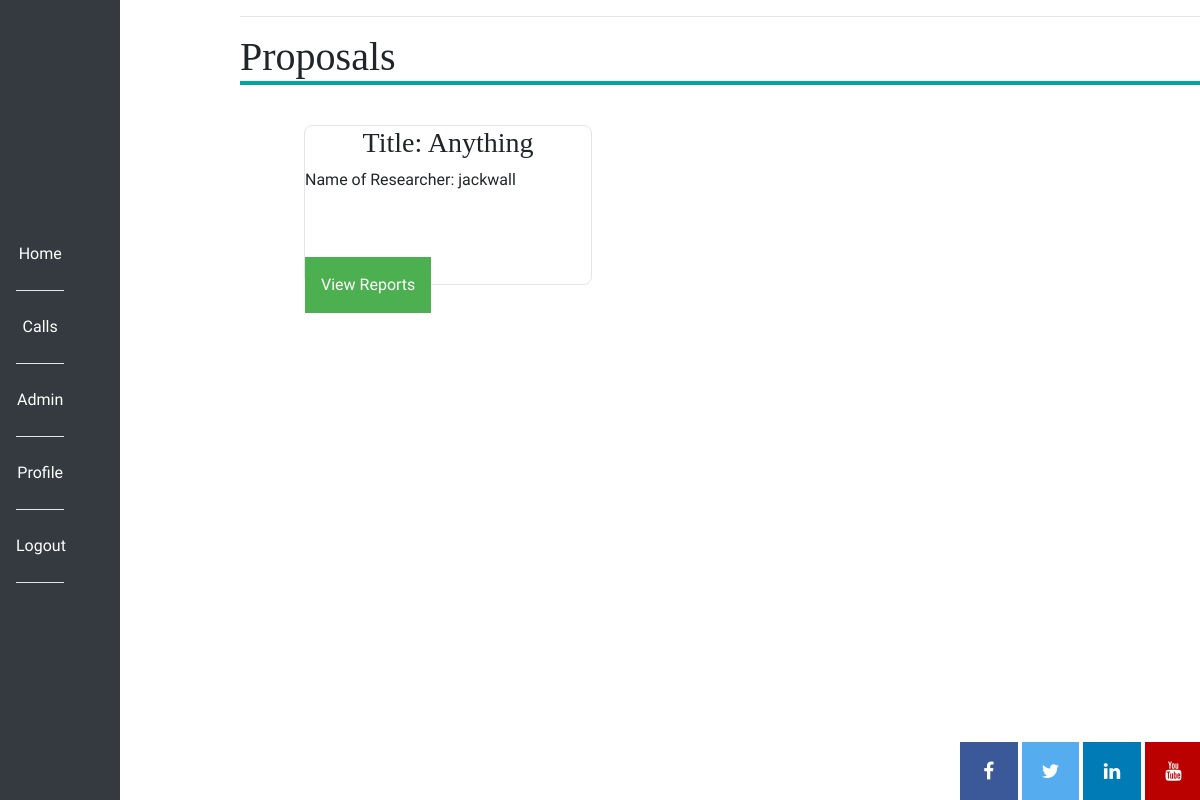
/review_reports (signed in), run on an earlier commit of the app's database.
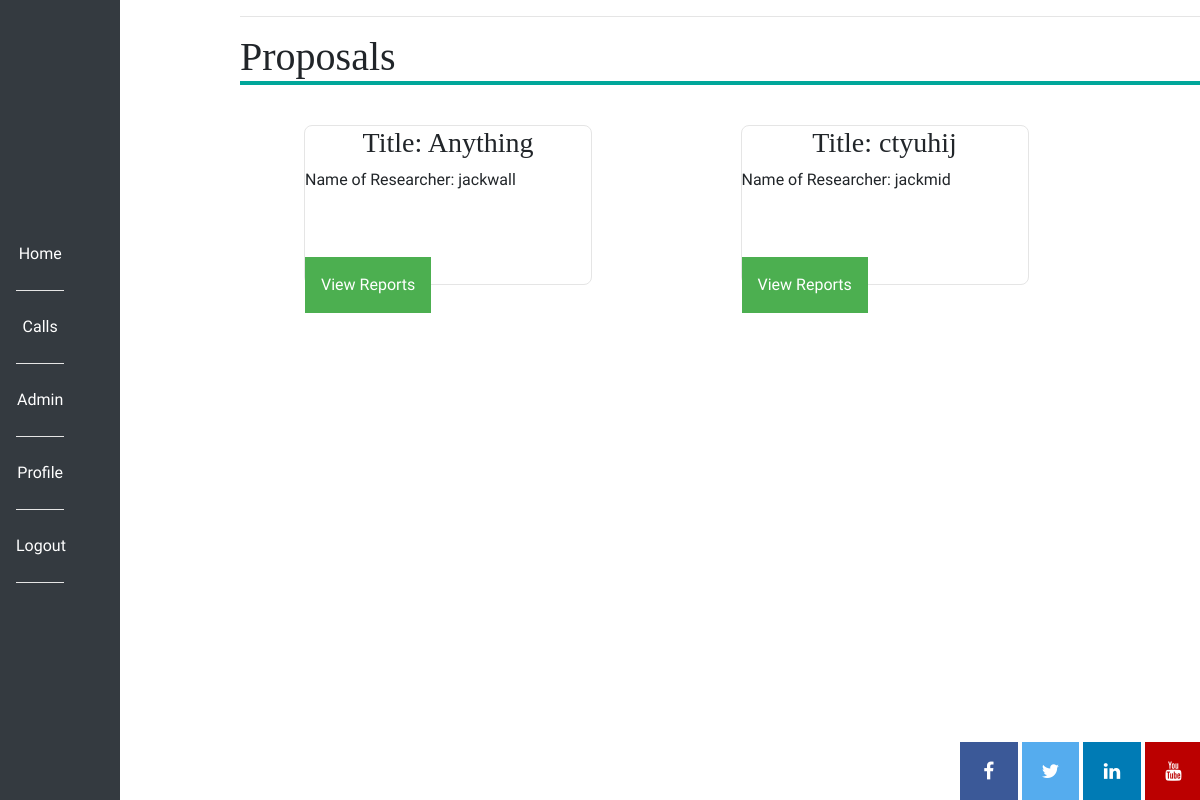
And on a later commit of the database.
### app/models.py (models this page shows, shortened)
class Proposal(db.Model):
    id = db.Column(db.Integer, primary_key=True)
    applications = db.relationship("Application", backref="author", lazy="dynamic")
    name = db.Column(db.String(140))
    activities = db.relationship("Activity", backref="author", lazy="dynamic")
    annual_report = db.relationship("AnnualReport", backref="author", lazy="dynamic")
    timestamp = db.Column(db.DateTime, index=True, default=datetime.utcnow)
    user_id = db.Column(db.Integer, db.ForeignKey('user.id'))
    deadline = db.Column(db.String(20))
    text_of_call = db.Column(db.String(500))
    target_audience = db.Column(db.String(50))
    eligibility_criteria = db.Column(db.String(100))
    reporting_guidelines = db.Column(db.String(150))
    start_date = db.Column(db.String(20))
    type_of_call = db.Column(db.String(40))
    call_status = db.Column(db.String(20))
    application_status = db.Column(db.Boolean())

class User(db.Model, UserMixin):
    id = db.Column(db.Integer, primary_key=True)
    username = db.Column(db.String(64), index=True, unique=True)
    email = db.Column(db.String(120), index=True, unique=True)
    password_hash = db.Column(db.String(128))
    access = db.Column(db.Integer)
    proposals = db.relationship('Proposal', backref='author', lazy='dynamic')
    education_info = db.relationship("EducationInfo", backref="author", lazy="dynamic")
    employment = db.relationship("Employment", backref="author", lazy="dynamic")
    professional_studies = db.relationship("ProfessionalStudies", backref="author", lazy="dynamic")
    distinctions_and_awards = db.relationship("DistinctionsAndAwards", backref="author", lazy="dynamic")
    funding_diversification = db.relationship("FundingDiversification", backref="author", lazy="dynamic")
    team_members = db.relationship("TeamMembers", backref="author", lazy="dynamic")
    impacts = db.relationship("Impacts", backref="author", lazy="dynamic")
    innovations = db.relationship("Innovation", backref="author", lazy="dynamic")
    publications = db.relationship("Publication", backref="author", lazy="dynamic")
    presentations = db.relationship("Presentation", backref="author", lazy="dynamic")
    academic_collabs = db.relationship("AcademicCollabs", backref="author", lazy="dynamic")
    non_academic_collabs = db.relationship("NonAcademicCollabs", backref="author", lazy="dynamic")
    conferences = db.relationship("Conference", backref="author", lazy="dynamic")
    communications = db.relationship("Communications", backref="author", lazy="dynamic")
    funding_ratio = db.relationship("FundingRatio", backref="author", lazy="dynamic")
    public_engagement = db.relationship("PublicEngagement", backref="author", lazy="dynamic")
    about_me = db.Column(db.String(140))
    last_seen = db.Column(db.String(20), default=datetime.utcnow().strftime("%B %d %Y"))
    def __repr__(self):
        return self.username
    def is_admin(self):
        return self.access == 2

### app/routes.py (the view)
@app.route("/review_reports")
@login_required
def review_reports():
    if not current_user.access == 2 and not current_user.access == 4:
        flash("Reviewers area only")
        return redirect(url_for("index"))
    proposals = Proposal.query.filter_by(application_status=False)
    users = User
    return render_template("review_reports.html", proposals=proposals, svg=svg, title="Review Reports", users=users)

### app/models.py (called while the page is built)
@login.user_loader
def load_user(id):
    return User.query.get(int(id))

### app/routes.py (called while the page is built)
@app.before_request
def before_request():
    if current_user.is_authenticated:
        current_user.last_seen = datetime.utcnow().strftime("%B %d %Y")
        db.session.commit()

### app/templates/review_reports.html
{% extends "base.html" %}
{% block content %}
<main>
<h1>Proposals</h1>
{% for entry in proposals %}
<div class="reviews">
    <h3>Title: {{ entry.name }}</h3>
    <p>Name of Researcher: {{ users.query.filter_by(id=entry.user_id).first() }}</p>
    <div class="review-content">
    <a class="review-content" href="{{ url_for('review_individual_reports', id=entry.id) }}"><button>View Reports</button></a>
    </div>
</div>
{% endfor %}
</main>
{% endblock %}

What changed in the data, as far as the page shows it:
now on this page (row edited): Proposal: name "ctyuhij", query.filter_by "jackmid"
